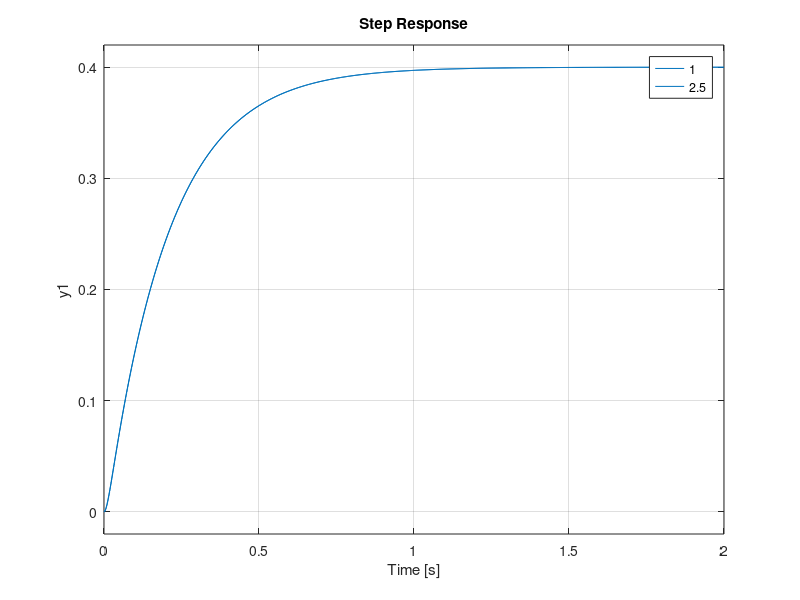

Source code (MATLAB):

P=[1,2.5,5,10,25,50,100];
for i=1:length(P)
    H5=tf(200,conv([1,5],[1,P(i)]) );
    Hd5=c2d(H5,min(1/50, 1/(P(i)*10)));

    step(H5), hold on, step(Hd5)
    legend('1','2.5','5','10','25','50','100');
end

% H6=tf([1 7],[1 9], 'IOdelay', 0.5);
% Hd6=c2d(H6, 0.5/0.5) %Te=0.9 si trebe cat mai aproape de 0.5 intreg
% 
% subplot(326), step(H6), hold on, step(Hd6)
